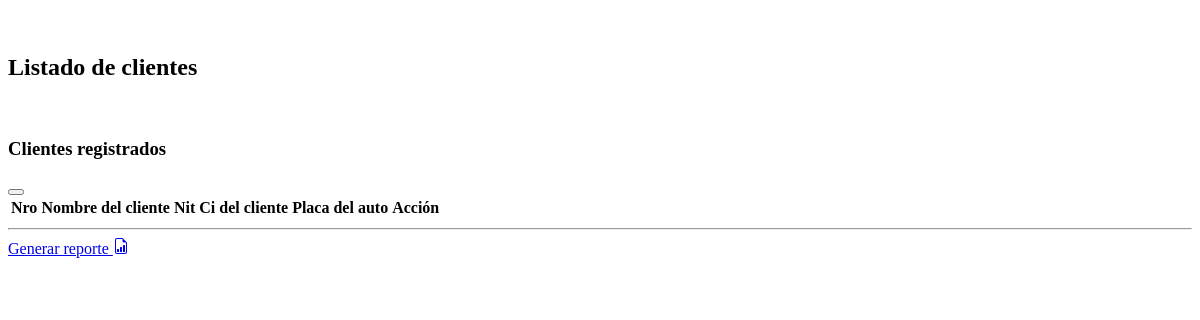
Page /vistas/modulos/clientes/index.php on the earlier database version.
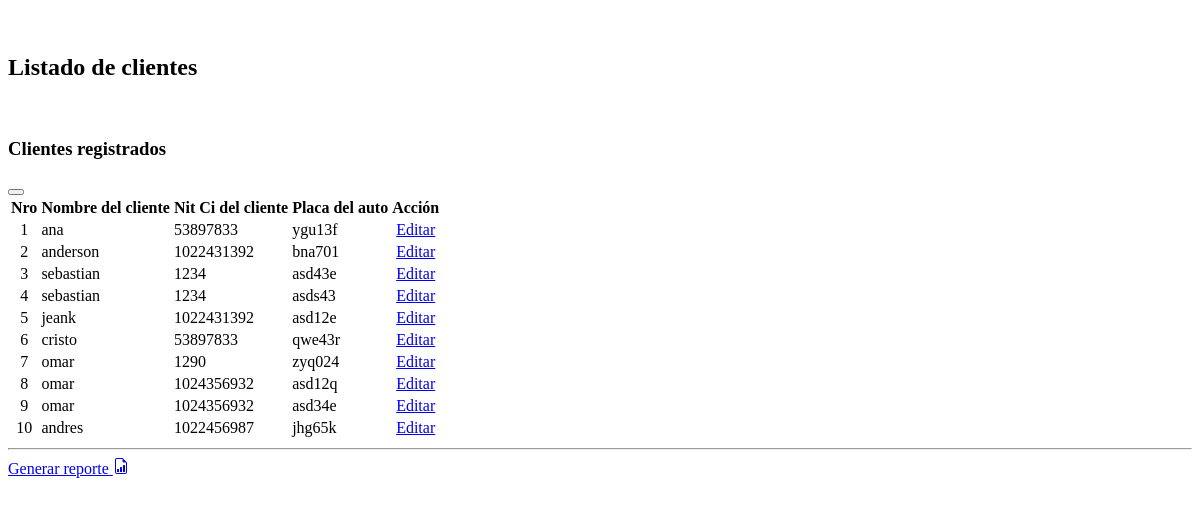
Same page on the later database version.
### tables this page shows
CREATE TABLE `tb_clientes` (
  `id_cliente` int(11) NOT NULL,
  `nombre_cliente` varchar(255) DEFAULT NULL,
  `nit_ci_cliente` varchar(255) DEFAULT NULL,
  `placa_auto` varchar(255) DEFAULT NULL,
  `fyh_creacion` datetime DEFAULT NULL,
  `fyh_actualizacion` datetime DEFAULT NULL,
  `fyh_eliminacion` datetime DEFAULT NULL,
  `estado` varchar(10) DEFAULT NULL
);

### vistas/modulos/clientes/index.php (the view, shortened to what this page needs)
<?php
include('../app/config.php');
?>
<!DOCTYPE html>
<html lang="es">
<head>
</head>
<body class="hold-transition sidebar-mini">
<div class="wrapper">
    <div class="content-wrapper">
        <br>
        <div class="container">
            <h2>Listado de clientes</h2>
            <br>
            <div class="row">
                <div class="col-md-10">
                    <div class="card card-outline card-primary">
                        <div class="card-header">
                            <h3 class="card-title">Clientes registrados</h3>
                            <div class="card-tools">
                                <button type="button" class="btn btn-tool" data-card-widget="collapse">
                                </button>
                            </div>
                        </div>
                        <div class="card-body" style="display: block;">
                            <table id="table_id" class="table table-bordered table-sm table-striped">
                                <thead>
                                <th><center>Nro</center></th>
                                <th>Nombre del cliente</th>
                                <th>Nit Ci del cliente</th>
                                <th>Placa del auto</th>
                                <th><center>Acción</center></th>
                                </thead>
                                <tbody>
                                <?php
                                $contador_cliente = 0;
                                $query_clientes = $link->prepare("SELECT * FROM tb_clientes WHERE estado = '1'  ");
                                $query_clientes->execute();
                                $datos_clientes = $query_clientes->fetchAll(PDO::FETCH_ASSOC);
                                foreach($datos_clientes as $datos_cliente){
                                    $contador_cliente = $contador_cliente + 1;
                                    $id_cliente = $datos_cliente['id_cliente'];
                                    $nombre_cliente = $datos_cliente['nombre_cliente'];
                                    $nit_ci_cliente = $datos_cliente['nit_ci_cliente'];
                                    $placa_auto = $datos_cliente['placa_auto'];
                                    ?>
                                    <tr>
                                        <td><center><?php echo $contador_cliente;?></center></td>
                                        <td><?php echo $nombre_cliente;?></td>
                                        <td><?php echo $nit_ci_cliente;?></td>
                                        <td><?php echo $placa_auto;?></td>
                                        <td>
                                            <center>
                                                <a href="update.php?id=<?php echo $id_cliente; ?>" class="btn btn-success">Editar</a>
                                            </center>
                                        </td>
                                    </tr>
                                    <?php
                                }
                                ?>
                                </tbody>
                            </table>
                        </div>
                    </div>
                    <hr>
                    <a href="generar-reporte.php" class="btn btn-primary">Generar reporte
                        <i class="fa fa">
                        </i>
                    </a>
                    <br><br>
                </div>
            </div>
        </div>
    </div>
</div>
</body>
</html>

Differences in the rows shown:
added tb_clientes: nombre_cliente "ana", nit_ci_cliente "53897833", placa_auto "ygu13f"
added tb_clientes: nombre_cliente "anderson", nit_ci_cliente "1022431392", placa_auto "bna701"
added tb_clientes: nombre_cliente "sebastian", nit_ci_cliente "1234", placa_auto "asd43e"
added tb_clientes: nombre_cliente "sebastian", nit_ci_cliente "1234", placa_auto "asds43"
added tb_clientes: nombre_cliente "jeank", nit_ci_cliente "1022431392", placa_auto "asd12e"
added tb_clientes: nombre_cliente "cristo", nit_ci_cliente "53897833", placa_auto "qwe43r"
added tb_clientes: nombre_cliente "omar", nit_ci_cliente "1290", placa_auto "zyq024"
added tb_clientes: nombre_cliente "omar", nit_ci_cliente "1024356932", placa_auto "asd12q"
added tb_clientes: nombre_cliente "omar", nit_ci_cliente "1024356932", placa_auto "asd34e"
added tb_clientes: nombre_cliente "andres", nit_ci_cliente "1022456987", placa_auto "jhg65k"
